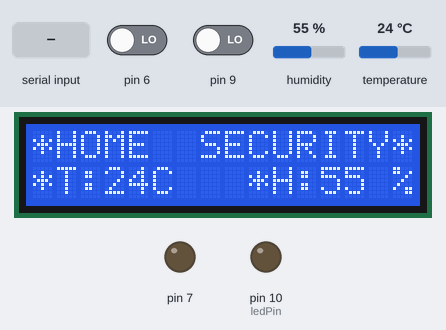
A sketch run on a simulated Arduino Uno, built with avr-gcc and run on an emulated ATmega328P. Parts: 16×2 character LCD, output pins drawn as LEDs (lit = HIGH). Wiring (inferred from the names in the program): DHT11 sensor: data pin 8. The test bench sets the inputs (shaded band); at power-on: pin 9 LOW, pin 6 LOW, humidity 55 %, temperature 24 °C. What the sketch prints to the serial monitor is not drawn.

Above: at 2.0 s.
2.1 s: "a" received over Serial
At 6.1 s:
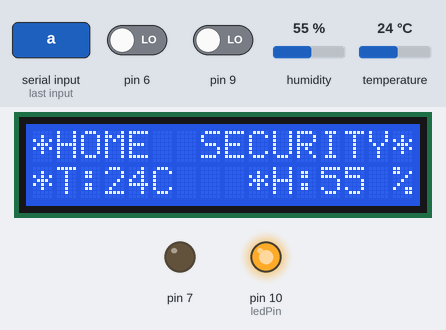
6.9 s: pin 9 driven HIGH
At 8.7 s:
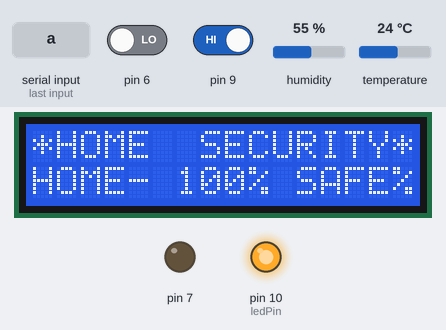
14.2 s: pin 6 driven HIGH
At 16.2 s:
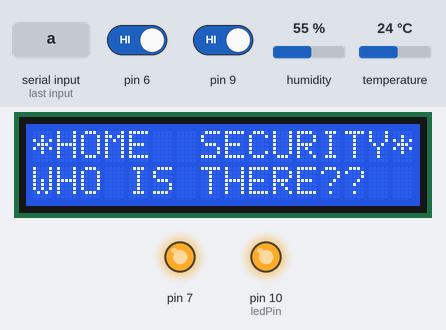
20.7 s: "b" received over Serial
At 24.2 s:
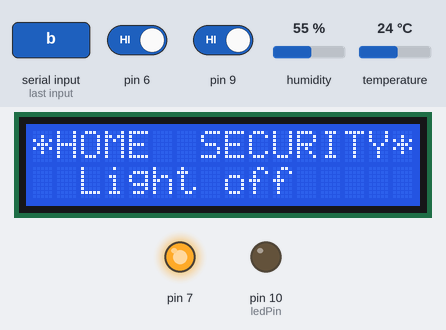
28.3 s: pin 6 driven LOW
At 31.77 s:
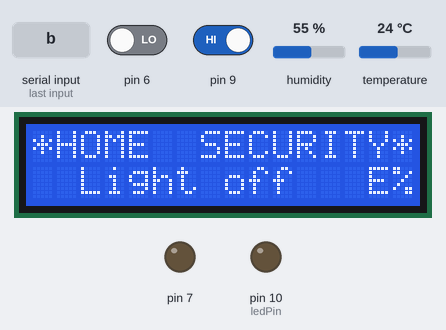
36.9 s: humidity set to 22 %
At 39.8 s:
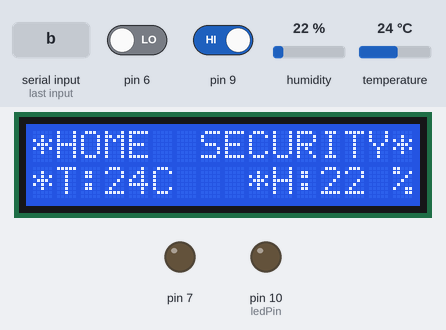
Timing chart, 0 to 41.3 s (numbered marks = the images above; inputs shaded):
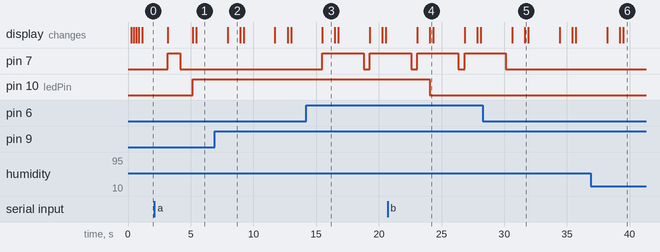

Measured:
- after the input at 2.1 s, pin 10 (ledPin): LOW → HIGH after 3.1 s; the display: first differs from a run without the input after 3.1 s (image 1 shows a later state)
- after the input at 6.9 s, pin 7: stops changing and stays LOW; the display: changes after 1.0 s (image 2)
- after the input at 14.2 s, pin 7: LOW → HIGH after 1.3 s, → LOW 3.3 s later, → HIGH 0.50 s later; the display: changes after 1.3 s (image 3)
- after the input at 20.7 s, pin 10 (ledPin): HIGH → LOW after 3.4 s; the display: first differs from a run without the input after 3.4 s (image 4)
- after the input at 28.3 s, pin 7: goes on until 30.1 s, then stays LOW; the display: first changes after 2.3 s (image 5 shows a later state)
- what the display in image 2 shows lasts 1.0 s, from 7.9 s to 8.9 s

The sketch:

Poornima_Final_P.ino
```cpp
#include <LiquidCrystal.h>
#include <DHT.h>
LiquidCrystal lcd(12, 11, 5, 4, 3, 2);
int pir_val = 0;
int ir_val = 0;

int ledPin = 10;
int state = 0;
int flag = 0;

#define DHTPIN 8     // what pin we're connected to
#define DHTTYPE DHT11   // DHT 11
DHT dht(DHTPIN, DHTTYPE);

void setup()
{
  dht.begin();
  Serial.begin (9600);//for debugging purpose
  pinMode(6,INPUT);
  pinMode(9,INPUT);
  pinMode(7, OUTPUT);
  pinMode(10, OUTPUT);
  lcd.begin(16, 2);

  lcd.print("*HOME  SECURITY*");
  Serial.println("*HOME  SECURITY*");

  lcd.setCursor(0, 1);lcd.print("LOADING");
  delay(200);
  lcd.setCursor(0, 1);lcd.print("..");
  delay(200);
  lcd.setCursor(0, 1);lcd.print("...");
  delay(200);
  lcd.setCursor(0, 1);lcd.print(".....");
  delay(200);
  lcd.setCursor(0, 1);lcd.print(".......");
}

void loop()
{
  if(Serial.available()>0)
  {
    state = Serial.read();
    flag=0;
  }

  if(state =='a')
  {
    digitalWrite(ledPin, HIGH);
    Serial.println("Light on");
    lcd.setCursor(0, 1);
   lcd.print("  Light on   ");
  }
 else if( state == 'b')
 {
  digitalWrite(ledPin, LOW);
   Serial.println("Light off");
   lcd.setCursor(0, 1);
   lcd.print("  Light off   ");

 }
else
{
   Serial.println("Press [a]-ON | [b]- OFF");
}

  int h = dht.readHumidity();
  int t = dht.readTemperature();
  lcd.setCursor(0, 1);
  lcd.print("VERIFYING---  ");

  lcd.setCursor(0, 1);
  Serial.print("TEMP= ");
  lcd.print("*T:");

  Serial.print(t);
  lcd.print(t);

  lcd.print("C");
  Serial.println("*C");

  lcd.print("   *H:");
  Serial.print("HUMID= ");

  lcd.print(h);
  Serial.print(h);
  lcd.print(" %");
  Serial.println("%");

  delay(2000);

  lcd.setCursor(0, 1);
  ir_val = digitalRead(9);
  if (ir_val > 0 )
  {
  digitalWrite(7, LOW);  // buzer Aler
  delay(500);
  }
  else
  {
   lcd.setCursor(0, 1);
   lcd.print("  GATE OPENED   ");
   Serial.println("GATE OPENED ");

   digitalWrite(7, HIGH);

   delay(1000);
  }
  pir_val = digitalRead(6);
  if (pir_val > 0 )
  {
    lcd.print("WHO IS THERE??  ");
   Serial.println("WHO IS THERE??  ");
   digitalWrite(7, HIGH);
   delay(1000);
   lcd.setCursor(0, 1);
  }
  else
  {
  lcd.print("HOME- 100% SAFE");
   Serial.println("HOME- 100% SAFE");
  digitalWrite(7, LOW);  // buzer Aler
  delay(1000);
  }
}
```
